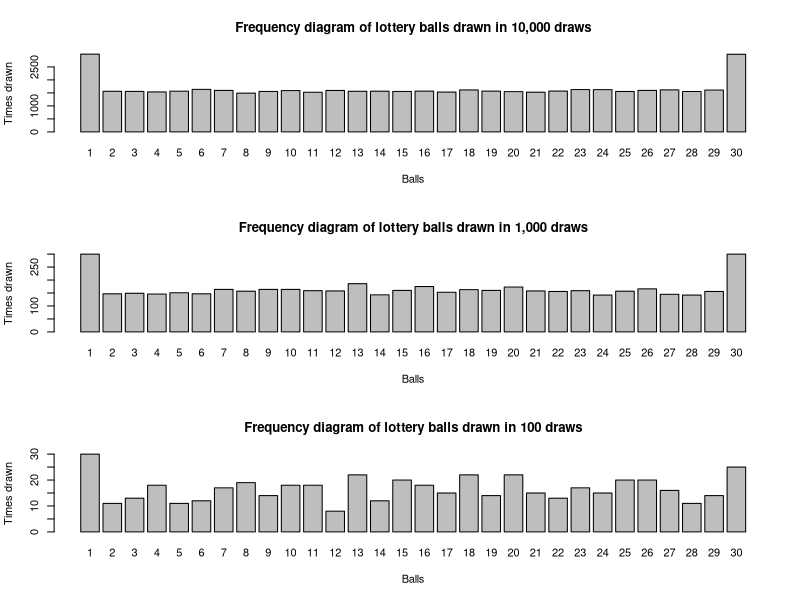

Here is the R script that generated this plot:
lottery_data <- read.csv("lottery_data.csv", header = FALSE)

par(mfrow=c(3,1))

single_file <- stack(lottery_data)[1]
single_file <- factor(single_file[[1]])
frequencies <- summary(single_file)
barplot(frequencies, xlab = "Balls", ylab = "Times drawn", main = "Frequency diagram of lottery balls drawn in 10,000 draws")
chisq.test(frequencies)

single_file_1000 <- stack(lottery_data[1:1000,])[1]
single_file_1000 <- factor(single_file_1000[[1]])
frequencies_1000 <- summary(single_file_1000)
barplot(frequencies_1000, xlab = "Balls", ylab = "Times drawn", main = "Frequency diagram of lottery balls drawn in 1,000 draws")
chisq.test(frequencies_1000)

single_file_100 <- stack(lottery_data[1:100,])[1]
single_file_100 <- factor(single_file_100[[1]])
frequencies_100 <- summary(single_file_100)
barplot(frequencies_100, xlab = "Balls", ylab = "Times drawn", main = "Frequency diagram of lottery balls drawn in 100 draws")
chisq.test(frequencies_100)